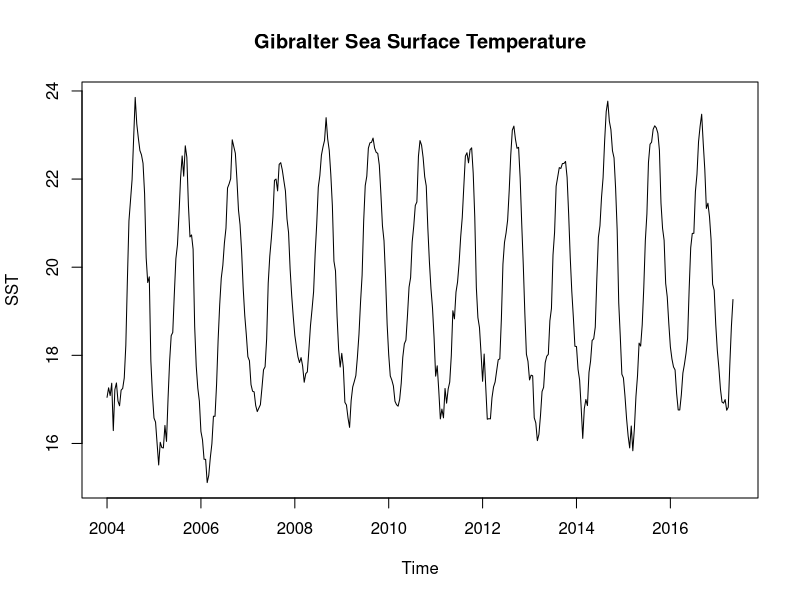

Here is the R script that generated this plot: (Note: this script raises an error after producing the figure.)
## ---- chunk 1
library(readr)
gilbralter <- read_csv("data/gilbraltersimple.csv")  
gilb <- ts(gilbralter$tempMean, start=c(2004,1,13), end=c(2017, 11, 25), frequency=30)
plot(gilb, main = 'Gibralter Sea Surface Temperature', ylab = 'SST')
## ---- chunk 2
library(knitr)
img1_path <- "images/nowcasting.png"
include_graphics(img1_path)
